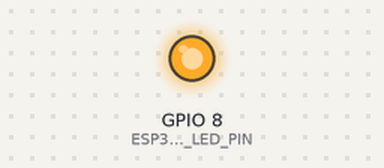
Recording of a sketch running on a simulated ESP32-C3. Parts: output pins drawn as LEDs (lit = HIGH). WiFi joins after 1.5 s; servers stay silent unless stated; what the sketch prints to the serial monitor is not drawn.

Above: at 1.7 s.
At 6.7 s:
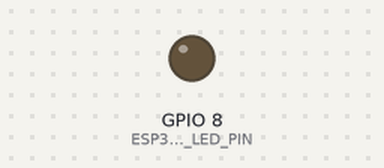
Timing chart, 0 to 10.6 s (numbered marks = the images above):
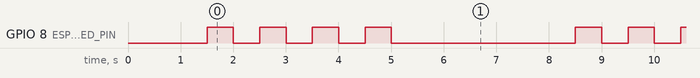

The sketch:

ESP32_C3_BasicOTA.ino
```cpp
#include <WiFi.h>
#include <ESPmDNS.h>
#include <WiFiUdp.h>
#include <ArduinoOTA.h>

#ifndef STASSID
#define STASSID "STDL8167"
#define STAPSK "library62"
#endif

const char* ssid = STASSID;
const char* password = STAPSK;

void setup() {
  Serial.begin(115200);
  Serial.println("Booting");
  WiFi.mode(WIFI_STA);
  WiFi.begin(ssid, password);
  while (WiFi.waitForConnectResult() != WL_CONNECTED) {
    Serial.println("Connection Failed! Rebooting...");
    delay(5000);
    ESP.restart();
  }

  // Port defaults to 2040
  // ArduinoOTA.setPort(2040);

  // Hostname defaults to pico-[ChipID]
  // ArduinoOTA.setHostname("mypico");

  // No authentication by default
  //ArduinoOTA.setPassword("password");

  // Password can be set with it's md5 value as well
  // MD5(admin) = 21232f297a57a5a743894a0e4a801fc3
  // ArduinoOTA.setPasswordHash("21232f297a57a5a743894a0e4a801fc3");

  ArduinoOTA.onStart([]() {
    String type;
    if (ArduinoOTA.getCommand() == U_FLASH) {
      type = "sketch";
    } else {  // U_FS
      type = "filesystem";
    }

    // NOTE: if updating FS this would be the place to unmount FS using FS.end()
    Serial.println("Start updating " + type);
  });
  ArduinoOTA.onEnd([]() {
    Serial.println("\nEnd");
  });
  ArduinoOTA.onProgress([](unsigned int progress, unsigned int total) {
    Serial.printf("Progress: %u%%\r", (progress / (total / 100)));
  });
  ArduinoOTA.onError([](ota_error_t error) {
    Serial.printf("Error[%u]: ", error);
    if (error == OTA_AUTH_ERROR) {
      Serial.println("Auth Failed");
    } else if (error == OTA_BEGIN_ERROR) {
      Serial.println("Begin Failed");
    } else if (error == OTA_CONNECT_ERROR) {
      Serial.println("Connect Failed");
    } else if (error == OTA_RECEIVE_ERROR) {
      Serial.println("Receive Failed");
    } else if (error == OTA_END_ERROR) {
      Serial.println("End Failed");
    }
  });
  ArduinoOTA.begin();
  Serial.println("Ready");
  Serial.print("IP address: ");
  Serial.println(WiFi.localIP());

  // Put your application specific setup in here
  setupCustomCode();
}

#define ESP32_OLED_LED_PIN 8
void setupCustomCode(){
  // Set up the BUILT-IN LED
  pinMode(ESP32_OLED_LED_PIN, OUTPUT);
}


void loop() {
  ArduinoOTA.handle();

  // Custom Application Loop here
  loopBlink();
}

void loopBlink(){

  int blink_delay=500;


  digitalWrite(ESP32_OLED_LED_PIN, HIGH);
  delay(blink_delay);
  digitalWrite(ESP32_OLED_LED_PIN, LOW);
  delay(blink_delay);
  digitalWrite(ESP32_OLED_LED_PIN, HIGH);
  delay(blink_delay);
  digitalWrite(ESP32_OLED_LED_PIN, LOW);
  delay(blink_delay);
  digitalWrite(ESP32_OLED_LED_PIN, HIGH);
  delay(blink_delay);
  digitalWrite(ESP32_OLED_LED_PIN, LOW);
  delay(blink_delay);
  digitalWrite(ESP32_OLED_LED_PIN, HIGH);
  delay(blink_delay);
  digitalWrite(ESP32_OLED_LED_PIN, LOW);
  delay(blink_delay);


  delay(3000);
}
```

Measured:
- by itself, GPIO 8 (ESP32_OLED_LED_PIN): repeats every 7.0 s: 3 × (LOW 0.50 s, HIGH 0.50 s), LOW 3.5 s, HIGH 0.50 s
- by itself, everything shown: repeats every 7.0 s, in 8 steps
